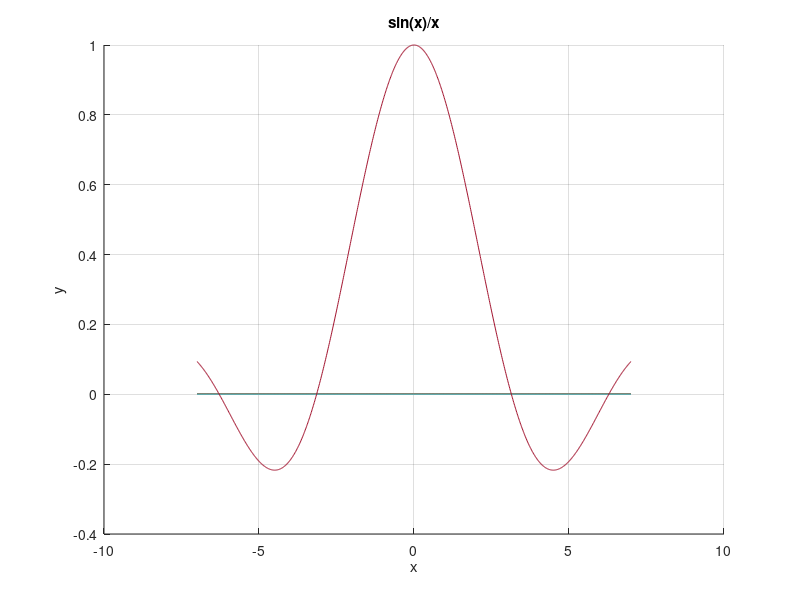

MATLAB code for this plot: (Note: this script raises an error after producing the figure.)
fun = @(x) sin(x)./x;

x = linspace(-7, 7, 1000);
y = sin(x)./x;

hold on
grid on
title("sin(x)/x");
xlabel('x');
ylabel('y');
plot(x, zeros(1000), '-');
plot(x, y);

z = ginput(2);
plot(z(1,1), fun(z(1,1)), 'g*', z(2,1), fun(z(2,1)), 'g*');

left = z(1,1);
right = z(2,1);
eps = 1e-14;

for iter = 1 : 1000
    mid = (left + right) / 2;
    plot(mid, fun(mid), 'b*');
    if fun(left) > 0 && fun(right) > 0 && fun(mid) > 0
        break;
    end
    if fun(left) < 0 && fun(right) < 0 && fun(mid) < 0
        break;
    end
    if(abs(fun(mid)) < eps)
        plot(mid, fun(mid), 'r*');
        break;
    end
    if fun(left) * fun(mid) > 0
        left = mid;
    end
    if fun(right) * fun(mid) > 0
        right = mid;
    end
end
mid 
fun(mid)
iter